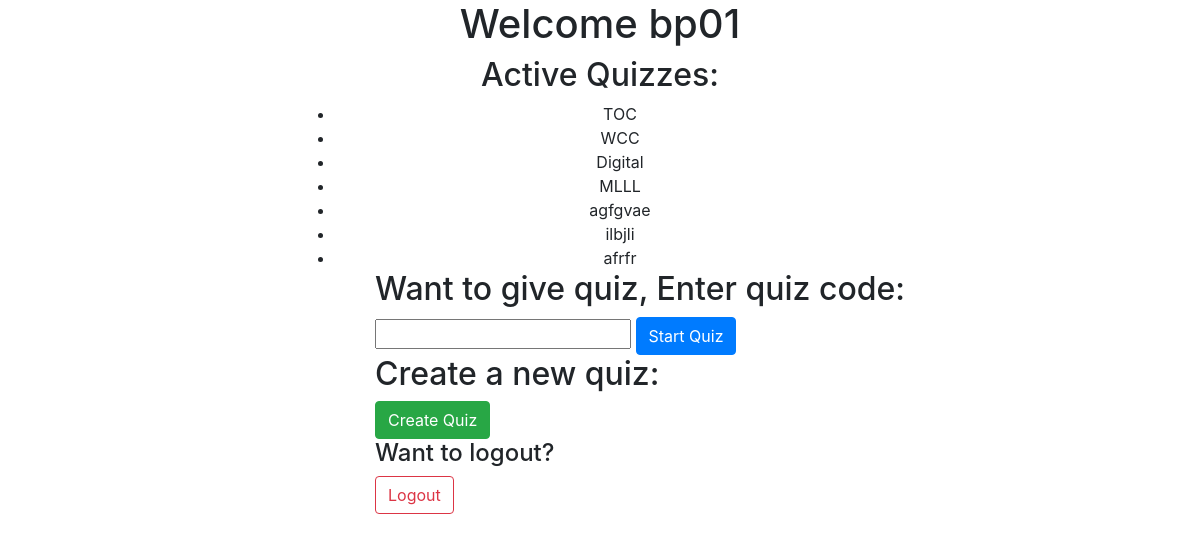
Page /dashboard (signed in) on the earlier database version.
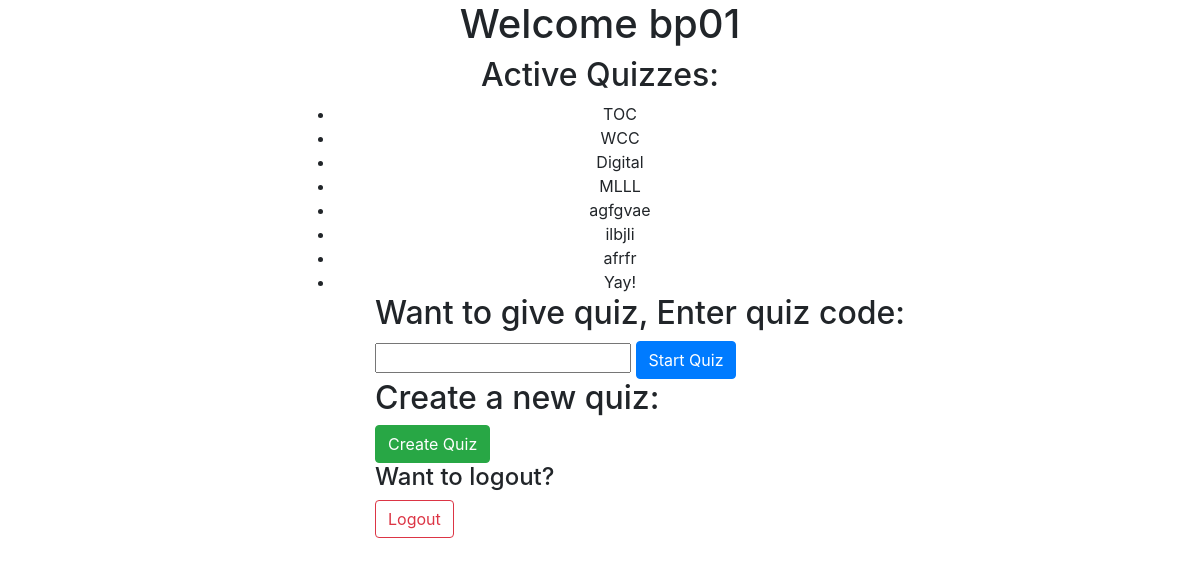
Same page on the later database version.
### tables this page shows
CREATE TABLE user(
  id INTEGER PRIMARY KEY AUTOINCREMENT,
  username TEXT UNIQUE NOT NULL,
  password TEXT NOT NULL
);

CREATE TABLE Quizzes(
    quiz_id TEXT PRIMARY KEY NOT NULL,
    quiz_name TEXT NOT NULL,
    admin_id INTEGER,
    FOREIGN KEY (admin_id) REFERENCES Admin (admin_id) ON DELETE CASCADE
);

### quiz_app/interface.py (the view)
@bp.route('/dashboard', methods=('GET', 'POST'))
@login_required
def dashboard():
    Quizzes = get_db().execute(
        'SELECT * FROM Quizzes'
    ).fetchall()
    print("hello\n\n")
    print(Quizzes)
    if(request.method == 'POST'):
        session['current_question'] = 1
        session['quiz_id'] = request.form['quiz_code']
        print(session)
        return redirect(url_for('interface.student_interface'))
    return render_template('dashboard.html', Quizzes=Quizzes)

### quiz_app/auth.py (called while the page is built)
@bp.before_app_request
def load_logged_in_user():
    user_id = session.get('user_id')
    if user_id is None:
        g.user = None
    else:
        g.user = get_db().execute(
            'SELECT * FROM user WHERE id = ?', (user_id,)
        ).fetchone()

def login_required(view):
    @functools.wraps(view)
    def wrapped_view(**kwargs):
        if g.user is None:
            return redirect(url_for('auth.login'))
        return view(**kwargs)
    return wrapped_view

### quiz_app/db.py (called while the page is built)
def get_db():
    if 'db' not in g:
        g.db = sqlite3.connect(
            current_app.config['DATABASE'],
            detect_types=sqlite3.PARSE_DECLTYPES
        )
        g.db.row_factory = sqlite3.Row
    return g.db

### templates/dashboard.html (shortened to what this page needs)
<!DOCTYPE html>
<html lang="en">
<head>
    <link rel="stylesheet" href="https://stackpath.bootstrapcdn.com/bootstrap/4.5.2/css/bootstrap.min.css">
</head>
<body style="display: flex; flex-direction: column; align-items: center;">
    <h1>Welcome {{g.user['username']}}</h1>
    <h2>Active Quizzes:</h2>
    <ul>
        {% for quiz in Quizzes %}
            <li style="text-align: center;">{{quiz['quiz_name']}}</li>
        {% endfor %}
    <ul>
    <h2>Want to give quiz, Enter quiz code:</h2>
    <form method="post">
        <input type="text" name="quiz_code" id="quiz_code" required>
        <input type="submit" value="Start Quiz" class="btn btn-primary">
    </form>
    <h2>Create a new quiz:</h2>
    <a href="{{url_for('quiz.create')}}" type="button" class="btn btn-success">Create Quiz</a>
    <h4>Want to logout?</h4>
    <a href="{{url_for('auth.logout')}}" type="button" class="btn btn-outline-danger" style="bottom: 20px;">Logout</a>
</body>
</html>

Differences in the rows shown:
added Quizzes: quiz_name "Yay!"
